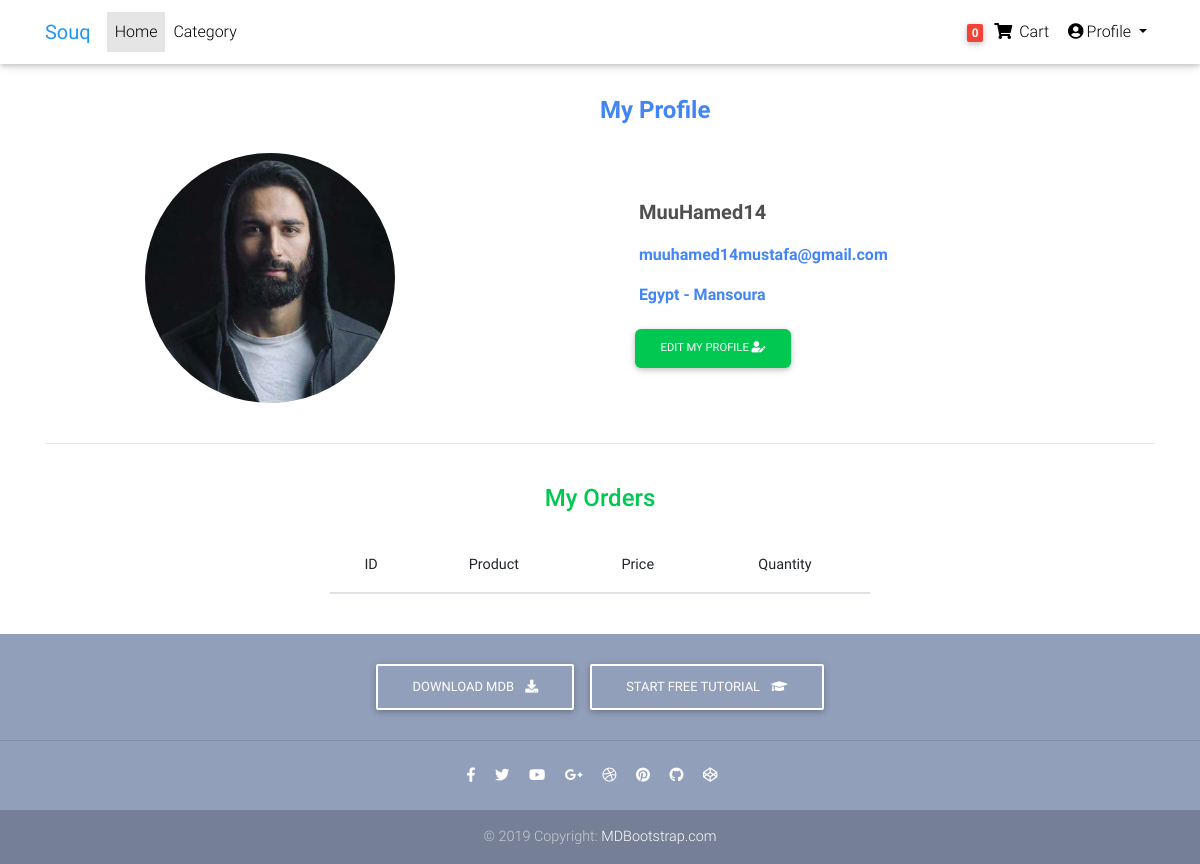
Before: /accounts/profile/muuhamed14/ (signed in) with the older database file.
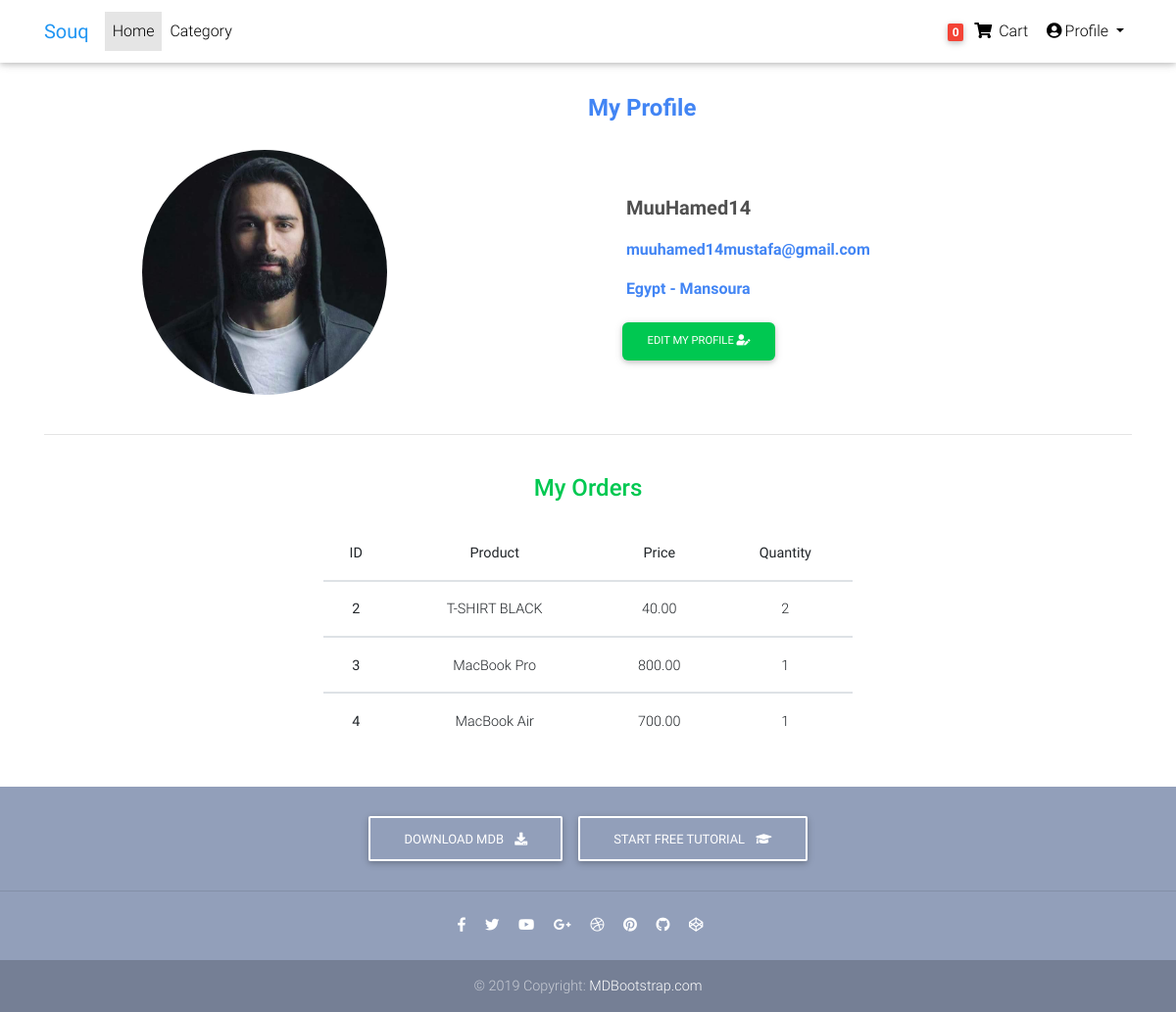
After: the same page with the newer database file.
### accounts/models.py (models this page shows, shortened)
class Profile(models.Model):
    user      = models.OneToOneField(User,on_delete=models.CASCADE,verbose_name=_("user"))
    slug      = models.SlugField(null=True,blank=True,verbose_name=_('slug'))
    image     = models.ImageField(_('image'),upload_to=image_upload,null=True,blank=True)
    country   = CountryField()
    address   = models.CharField(max_length=100,verbose_name=_("address"))
    join_date = models.DateTimeField(_('join_date'),default=datetime.datetime.now)
    class Meta:
        verbose_name = _('Profile')
        verbose_name_plural = _('Profiles')
    def __str__(self):
        return '%s ' %(self.user)
    def get_absolute_url(self):
        return reverse('accounts:edit_profile',kwargs={'slug':self.slug})

### orders/models.py (models this page shows, shortened)
class OrderItem(models.Model):
    order    = models.ForeignKey(Order,related_name='items',on_delete=models.CASCADE,verbose_name=_('Order'))
    product  = models.ForeignKey(Product,related_name='order_items',on_delete=models.CASCADE,verbose_name=_('Product'))
    price    = models.DecimalField(max_digits=10,decimal_places=2,verbose_name=_('Price'))
    quantity = models.PositiveIntegerField(default=1,verbose_name=_('Quantity'))
    class Meta :
        verbose_name = 'OrderItem'
        verbose_name_plural = 'OrderItems'

### product/models.py (models this page shows, shortened)
class Product(models.Model):
    PRDName          = models.CharField(max_length=100,verbose_name=_("Name"))
    PRDImage         = models.ImageField(upload_to="product/",null=True,blank=True,verbose_name=_("Image"))
    PRDCategory      = models.ForeignKey('Category',on_delete=models.CASCADE,null=True,blank=True,verbose_name=_("Category"))
    PRDBrand         = models.ForeignKey('settings.Brand',on_delete=models.CASCADE,null=True,blank=True,verbose_name=_("Brand"))
    PRDDesc          = models.TextField(verbose_name=_("Description"))
    PRDPrice         = models.DecimalField(max_digits=5,decimal_places=2,verbose_name=_("Price"))
    PRDDiscountPrice = models.DecimalField(max_digits=5,decimal_places=2,verbose_name=_("Discount Price"),null=True,blank=True)
    PRDCost          = models.DecimalField(max_digits=5,decimal_places=2,verbose_name=_("Cost"))
    PRDCreated       = models.DateTimeField(auto_now_add=True,verbose_name=_("Created At"))
    PRDUpdated       = models.DateTimeField(auto_now=True,verbose_name=_('Updated At'))
    PRDSlug          = models.SlugField(blank=True,null=True,verbose_name=_("Product Slug"))
    PRDISNew         = models.BooleanField(default=True,verbose_name=_("New Product"))
    PRDISBestSeller  = models.BooleanField(default=False,verbose_name=_("Best Seller"))
    PRDAvaliable     = models.BooleanField(default=True,verbose_name=_('Avaliable'))
    class Meta:
        verbose_name = _("Product")
        verbose_name_plural = _("Products")
    def __str__(self):
        return self.PRDName

### accounts/views.py (the view)
# urls.py: path('profile/<slug:slug>/',views.profile,name='profile'),
@login_required(login_url='login')
def profile(request,slug):
    profile = get_object_or_404(Profile,slug=slug)
    orders   = OrderItem.objects.all()
    context = {'profile':profile,'orders':orders}
    return render(request,'accounts/profile.html',context)

### cart/cart.py (called while the page is built)
    def __len__(self):
        return sum(item['quantity'] for item in self.cart.values())

### cart/context_processors.py (called while the page is built)
def cart(request):
    return {'cart':Cart(request)}

### accounts/templates/accounts/profile.html
{% extends 'base.html' %}
{% load static %}
{% block body %}
      <main class="mt-5 pt-4">
        <h4 style="margin-left: 600px; font-weight: bold; margin-top: 24px; " class="text-primary" >  My Profile </h4>
        <div class="container dark-grey-text mt-5">
          <div class="row wow fadeIn">
            <div class="col-md-6 mb-4">
              {% if profile.image %}
                <img src="{{profile.image.url}}" class="img-fluid rounded-circle" style="width: 250px; height:250px; margin-top: -20px; margin-left: 100px;">
              {% else %}
                <img src="{% static 'site_static/img/default_user.png' %}" class="img-fluid rounded-circle" style="width: 300px; height:300px;  margin-left: 100px;margin-top: -20px;" alt="">
              {% endif %}
            </div>
            <div class="col-md-6 mb-4">
              <div class="p-4">
                <p class="lead font-weight-bold">{{profile}}</p>
                <p class="lead">
                      <p class="text-primary" style="font-weight: bold;">{{profile.user.email}}</p>
                      <p class="text-primary" style="font-weight: bold;">{{profile.country.name}} - {{profile.address}}</p>
                </p>
                {% if profile.user == request.user %}
                <a class="btn btn-success btn-md"  href = "{% url 'accounts:edit_profile' profile.slug %}" style="margin-left: -4px; border-radius: 6px;" type="submit">Edit My Profile
                  <i class="fas fa-user-edit"></i>
                </a>
                {% endif %}
              </div>
            </div>
          </div>
          <hr>
          <div class="row d-flex justify-content-center wow fadeIn">
            <div class="col-md-6 text-center">
              <h4 class="my-4 h4 text-success"> My Orders </h4>
              <table class="table table-hover">
                <thead>
                  <tr>
                    <th scope="col">ID</th>
                    <th scope="col">Product</th>
                    <th scope="col">Price</th>
                    <th scope="col">Quantity</th>
                  </tr>
                </thead>
              {% for order in orders  %}
                <tbody>
                  <tr>
                    <th scope="row">{{order.id}}</th>
                    <td>{{order.product}}</td>
                    <td>{{order.price}}</td>
                    <td>{{order.quantity}}</td>
                  </tr>
              {% endfor %}
                </tbody>
              </table>
            </div>
          </div>
        </div>
      </main>
{% endblock body %}

### templates/base.html (shortened to what this page needs)
{% load static  %}
<!DOCTYPE html>
<html lang="en">
<head>
  <link rel="stylesheet" href="https://use.fontawesome.com/releases/v5.11.2/css/all.css">
  <link href="{% static 'site_static/css/bootstrap.min.css' %}" rel="stylesheet">
  <link href="{% static 'site_static/css/mdb.min.css' %}" rel="stylesheet">
  <link href="{% static 'site_static/css/style.min.css' %}" rel="stylesheet">
  <link href="{% static 'site_static/css/style.css' %}" rel="stylesheet">
</head>
<body>
  <nav class="navbar fixed-top navbar-expand-lg navbar-light white scrolling-navbar">
    <div class="container">
      <a class="navbar-brand waves-effect" href="{% url 'products:product_list' %}">
        <strong class="blue-text">Souq</strong>
      </a>
      <div class="collapse navbar-collapse" id="navbarSupportedContent">
        <ul class="navbar-nav mr-auto">
          <li class="nav-item active">
            <a class="nav-link waves-effect" href="{% url 'products:product_list' %}">Home
            </a>
          </li>
          <li class="nav-item">
            <a class="nav-link waves-effect" href="">Category</a>
          </li>
        </ul>
        <ul class="navbar-nav nav-flex-icons">
          <li class="nav-item">
            <a class="nav-link waves-effect" href="{% url 'cart:cart_detail' %}">
              {% with total_items=cart|length %}
                {% if total_items > 0 %}
                  <span class="badge red z-depth-1 mr-1"> {{total_items}} </span>
                {% else %}
                  <span class="badge red z-depth-1 mr-1"> 0 </span>
                {% endif %}
                {% endwith %}
              <i class="fas fa-shopping-cart"></i>
              <span class="clearfix d-none d-sm-inline-block"> Cart </span>
            </a>
          </li>
          {% if user.is_authenticated %}
            <li class="nav-item dropdown">
              <a class="nav-link dropdown-toggle" href="#" id="navbarDropdown" role="button" data-toggle="dropdown" aria-haspopup="true" aria-expanded="false">
                <i class="fas fa-user-circle"></i>Profile
              </a>
            </li>
          {% endif %}
        </ul>
      </div>
    </div>
  </nav>
  {% block body %}
  {% endblock body %}
  <footer class="page-footer text-center font-small mt-4 wow fadeIn">
    <div class="pt-4">
      <a class="btn btn-outline-white" href="https://mdbootstrap.com/docs/jquery/getting-started/download/" target="_blank"
        role="button">Download MDB
        <i class="fas fa-download ml-2"></i>
      </a>
      <a class="btn btn-outline-white" href="https://mdbootstrap.com/education/bootstrap/" target="_blank" role="button">Start
        free tutorial
        <i class="fas fa-graduation-cap ml-2"></i>
      </a>
    </div>
    <hr class="my-4">
    <div class="pb-4">
      <a href="https://www.facebook.com/mdbootstrap" target="_blank">
        <i class="fab fa-facebook-f mr-3"></i>
      </a>
      <a href="https://twitter.com/MDBootstrap" target="_blank">
        <i class="fab fa-twitter mr-3"></i>
      </a>
      <a href="https://www.youtube.com/watch?v=7MUISDJ5ZZ4" target="_blank">
        <i class="fab fa-youtube mr-3"></i>
      </a>
      <a href="https://plus.google.com/u/0/b/107863090883699620484" target="_blank">
        <i class="fab fa-google-plus-g mr-3"></i>
      </a>
      <a href="https://dribbble.com/mdbootstrap" target="_blank">
        <i class="fab fa-dribbble mr-3"></i>
      </a>
      <a href="https://pinterest.com/mdbootstrap" target="_blank">
        <i class="fab fa-pinterest mr-3"></i>
      </a>
      <a href="https://github.com/mdbootstrap/bootstrap-material-design" target="_blank">
        <i class="fab fa-github mr-3"></i>
      </a>
      <a href="http://codepen.io/mdbootstrap/" target="_blank">
        <i class="fab fa-codepen mr-3"></i>
      </a>
    </div>
    <div class="footer-copyright py-3">
      © 2019 Copyright:
      <a href="https://mdbootstrap.com/education/bootstrap/" target="_blank"> MDBootstrap.com </a>
    </div>
  </footer>
</body>
</html>

### static/site_static/css/style.css (style rules this page uses)
html, body, .view { height: 100%; }
.page-footer { background-color: #929FBA; }

### templates/base.html (style rules this page uses)
html, body, header, .carousel { height: 60vh; }

Changed rows visible on the page:
added OrderItem: id "2", product "T-SHIRT BLACK", price "40.00", quantity "2"
added OrderItem: id "3", product "MacBook Pro", price "800.00", quantity "1"
added OrderItem: id "4", product "MacBook Air", price "700.00", quantity "1"
